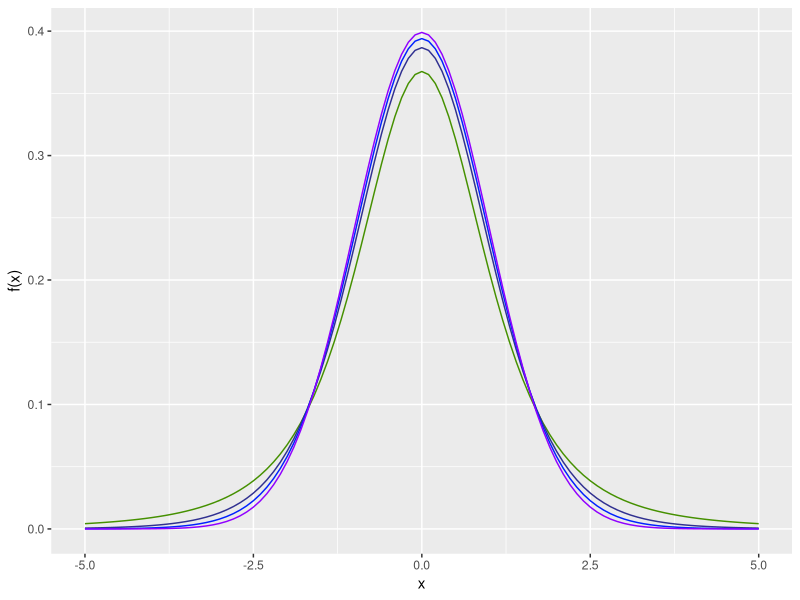

Reproduce this figure in R.
#Porównaj kształt funkcji gęstości rozkładu normalnego i rozkładu t-studenta,
#dla różnych stopni swobody, np. 3, 8, 20. W tym celu narysuj na jednym
# wykresie odpowiednie funkcje gęstości.

  library(ggplot2)
  
  ramka <- data.frame(osX = c(-5, 5))
  
  ggplot(ramka, aes(x = osX)) +
    labs(x = "x", y = "f(x)") +
    stat_function(fun = dt, colour ="#459000", args = list(df = 3)) +
    stat_function(fun = dt, colour = "#303090", args = list(df = 8)) +
    stat_function(fun = dt, colour = "#0021FF", args = list(df = 20)) +
    stat_function(fun = dnorm, colour = "#9000FF") 